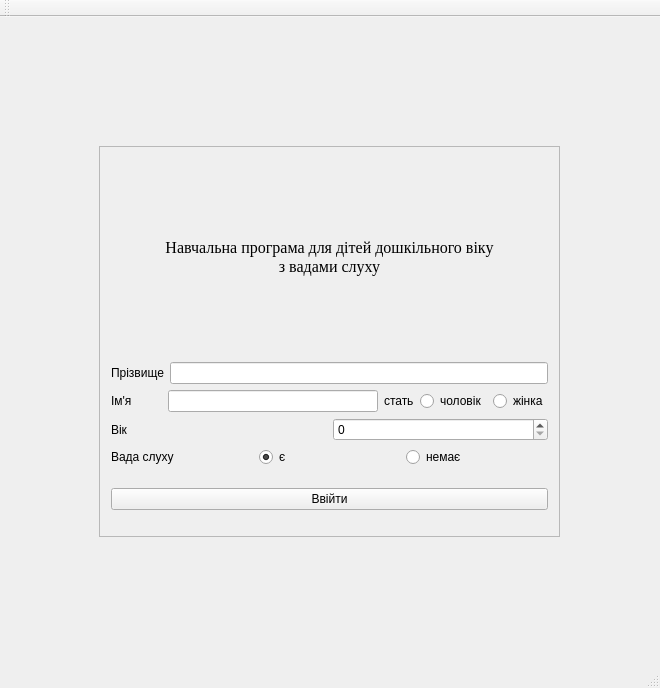
<?xml version="1.0" encoding="UTF-8"?>
<ui version="4.0">
 <class>MainWindow</class>
 <widget class="QMainWindow" name="MainWindow">
  <property name="geometry">
   <rect>
    <x>0</x>
    <y>0</y>
    <width>660</width>
    <height>688</height>
   </rect>
  </property>
  <property name="windowTitle">
   <string>MainWindow</string>
  </property>
  <widget class="QWidget" name="centralWidget">
   <layout class="QGridLayout" name="gridLayout">
    <item row="0" column="0">
     <widget class="QStackedWidget" name="mainWidget">
      <property name="currentIndex">
       <number>1</number>
      </property>
      <widget class="QWidget" name="page">
       <layout class="QGridLayout" name="gridLayout_2">
        <item row="0" column="0">
         <widget class="QLabel" name="menulabel">
          <property name="text">
           <string>&lt;html&gt;&lt;head/&gt;&lt;body&gt;&lt;p align=&quot;center&quot;&gt;&lt;span style=&quot; font-size:14pt;&quot;&gt;Меню&lt;/span&gt;&lt;/p&gt;&lt;/body&gt;&lt;/html&gt;</string>
          </property>
         </widget>
        </item>
        <item row="0" column="1" rowspan="9">
         <widget class="QStackedWidget" name="stackedWidget">
          <property name="autoFillBackground">
           <bool>false</bool>
          </property>
          <property name="styleSheet">
           <string notr="true"/>
          </property>
          <property name="currentIndex">
           <number>2</number>
          </property>
          <widget class="QWidget" name="page_3">
           <layout class="QGridLayout" name="gridLayout_3">
            <item row="0" column="0">
             <widget class="QLabel" name="letter_abc">
              <property name="minimumSize">
               <size>
                <width>0</width>
                <height>550</height>
               </size>
              </property>
              <property name="maximumSize">
               <size>
                <width>16777215</width>
                <height>513</height>
               </size>
              </property>
              <property name="text">
               <string>TextLabel</string>
              </property>
             </widget>
            </item>
            <item row="1" column="0">
             <layout class="QGridLayout" name="gridLayout_6">
              <item row="0" column="0">
               <spacer name="horizontalSpacer">
                <property name="orientation">
                 <enum>Qt::Horizontal</enum>
                </property>
                <property name="sizeHint" stdset="0">
                 <size>
                  <width>318</width>
                  <height>20</height>
                 </size>
                </property>
               </spacer>
              </item>
              <item row="0" column="1">
               <widget class="QPushButton" name="nextabcButton">
                <property name="maximumSize">
                 <size>
                  <width>91</width>
                  <height>23</height>
                 </size>
                </property>
                <property name="text">
                 <string>Далі</string>
                </property>
               </widget>
              </item>
              <item row="0" column="2">
               <widget class="QPushButton" name="exitabcButton">
                <property name="maximumSize">
                 <size>
                  <width>71</width>
                  <height>23</height>
                 </size>
                </property>
                <property name="text">
                 <string>Завершити</string>
                </property>
               </widget>
              </item>
             </layout>
            </item>
           </layout>
          </widget>
          <widget class="QWidget" name="page_4"/>
          <widget class="QWidget" name="page_5">
           <widget class="QLabel" name="label_5">
            <property name="geometry">
             <rect>
              <x>140</x>
              <y>210</y>
              <width>291</width>
              <height>181</height>
             </rect>
            </property>
            <property name="text">
             <string>Дана програма створенна на замовленням Калуської с</string>
            </property>
           </widget>
          </widget>
          <widget class="QWidget" name="page_6">
           <layout class="QGridLayout" name="gridLayout_7">
            <item row="0" column="0">
             <layout class="QVBoxLayout" name="verticalLayout_7">
              <item>
               <layout class="QHBoxLayout" name="horizontalLayout_6">
                <item>
                 <widget class="QLabel" name="anmlPic">
                  <property name="text">
                   <string>TextLabel</string>
                  </property>
                 </widget>
                </item>
                <item>
                 <widget class="QLabel" name="anmlGif">
                  <property name="text">
                   <string>TextLabel</string>
                  </property>
                 </widget>
                </item>
               </layout>
              </item>
              <item>
               <widget class="QLabel" name="anmlWrd">
                <property name="maximumSize">
                 <size>
                  <width>16777215</width>
                  <height>150</height>
                 </size>
                </property>
                <property name="text">
                 <string>TextLabel</string>
                </property>
               </widget>
              </item>
              <item>
               <widget class="QPushButton" name="nextStdAnmlBttn">
                <property name="text">
                 <string>PushButton</string>
                </property>
               </widget>
              </item>
             </layout>
            </item>
           </layout>
          </widget>
         </widget>
        </item>
        <item row="1" column="0">
         <layout class="QVBoxLayout" name="verticalLayout_4">
          <item>
           <widget class="QLabel" name="abclabel">
            <property name="text">
             <string>Розділ 1.Абетка</string>
            </property>
           </widget>
          </item>
          <item>
           <layout class="QVBoxLayout" name="verticalLayout_2">
            <item>
             <widget class="QPushButton" name="abcButton">
              <property name="text">
               <string>Абетка</string>
              </property>
             </widget>
            </item>
            <item>
             <widget class="QPushButton" name="studyButton">
              <property name="text">
               <string>Вивчення</string>
              </property>
             </widget>
            </item>
            <item>
             <widget class="QPushButton" name="testabcButton">
              <property name="text">
               <string>Тест</string>
              </property>
             </widget>
            </item>
           </layout>
          </item>
         </layout>
        </item>
        <item row="2" column="0">
         <widget class="QLabel" name="themelabel">
          <property name="text">
           <string>Розділ 2. Теми</string>
          </property>
         </widget>
        </item>
        <item row="3" column="0">
         <layout class="QVBoxLayout" name="verticalLayout_3">
          <item>
           <widget class="QLabel" name="label_4">
            <property name="text">
             <string>Овочі</string>
            </property>
           </widget>
          </item>
          <item>
           <widget class="QPushButton" name="veg_studyButton">
            <property name="text">
             <string>Вивчити</string>
            </property>
           </widget>
          </item>
          <item>
           <widget class="QPushButton" name="test1vegetableButton">
            <property name="text">
             <string>Тест1. Впиши слово</string>
            </property>
           </widget>
          </item>
          <item>
           <widget class="QPushButton" name="test2vegetableButton">
            <property name="text">
             <string>Тест2. Вибери слово</string>
            </property>
           </widget>
          </item>
         </layout>
        </item>
        <item row="4" column="0">
         <layout class="QVBoxLayout" name="verticalLayout_5">
          <item>
           <widget class="QLabel" name="label_2">
            <property name="text">
             <string>Фрукти</string>
            </property>
           </widget>
          </item>
          <item>
           <widget class="QPushButton" name="fr_studyButton">
            <property name="text">
             <string>Вивчити</string>
            </property>
           </widget>
          </item>
          <item>
           <widget class="QPushButton" name="test1fruitButton">
            <property name="text">
             <string>Тест 1. Впиши слово</string>
            </property>
           </widget>
          </item>
          <item>
           <widget class="QPushButton" name="test2fruitButton">
            <property name="text">
             <string>Тест2. Вибери слово</string>
            </property>
           </widget>
          </item>
         </layout>
        </item>
        <item row="5" column="0">
         <layout class="QVBoxLayout" name="verticalLayout_6">
          <item>
           <widget class="QLabel" name="label_3">
            <property name="text">
             <string>Тварини</string>
            </property>
           </widget>
          </item>
          <item>
           <widget class="QPushButton" name="an_studyButton">
            <property name="text">
             <string>Вивчити</string>
            </property>
           </widget>
          </item>
          <item>
           <widget class="QPushButton" name="test1animalsButton">
            <property name="text">
             <string>Тест1. Впиши слово</string>
            </property>
           </widget>
          </item>
          <item>
           <widget class="QPushButton" name="test2animalsButton">
            <property name="text">
             <string>Тест2. Вибери слово</string>
            </property>
           </widget>
          </item>
         </layout>
        </item>
        <item row="6" column="0">
         <spacer name="verticalSpacer">
          <property name="orientation">
           <enum>Qt::Vertical</enum>
          </property>
          <property name="sizeHint" stdset="0">
           <size>
            <width>20</width>
            <height>141</height>
           </size>
          </property>
         </spacer>
        </item>
        <item row="7" column="0">
         <widget class="QPushButton" name="usr_Bttn">
          <property name="text">
           <string>Кабінет користувача</string>
          </property>
         </widget>
        </item>
        <item row="8" column="0">
         <widget class="QPushButton" name="outputButton">
          <property name="text">
           <string>Вихід</string>
          </property>
         </widget>
        </item>
       </layout>
       <zorder>menulabel</zorder>
       <zorder>stackedWidget</zorder>
       <zorder>outputButton</zorder>
       <zorder>themelabel</zorder>
       <zorder>usr_Bttn</zorder>
       <zorder>verticalSpacer</zorder>
      </widget>
      <widget class="QWidget" name="page_2">
       <layout class="QGridLayout" name="gridLayout_5">
        <item row="0" column="0">
         <widget class="QFrame" name="frame">
          <property name="maximumSize">
           <size>
            <width>461</width>
            <height>391</height>
           </size>
          </property>
          <property name="frameShape">
           <enum>QFrame::StyledPanel</enum>
          </property>
          <property name="frameShadow">
           <enum>QFrame::Raised</enum>
          </property>
          <layout class="QGridLayout" name="gridLayout_4">
           <item row="0" column="0">
            <widget class="QLabel" name="label">
             <property name="maximumSize">
              <size>
               <width>441</width>
               <height>168</height>
              </size>
             </property>
             <property name="font">
              <font>
               <family>Times New Roman</family>
               <pointsize>12</pointsize>
              </font>
             </property>
             <property name="text">
              <string>&lt;!DOCTYPE HTML PUBLIC &quot;-//W3C//DTD HTML 4.0//EN&quot; &quot;http://www.w3.org/TR/REC-html40/strict.dtd&quot;&gt;
&lt;html&gt;&lt;head&gt;&lt;meta name=&quot;qrichtext&quot; content=&quot;1&quot; /&gt;&lt;style type=&quot;text/css&quot;&gt;
p, li { white-space: pre-wrap; }
&lt;/style&gt;&lt;/head&gt;&lt;body style=&quot; font-family:'Times New Roman'; font-size:12pt; font-weight:400; font-style:normal;&quot;&gt;
&lt;p align=&quot;center&quot; style=&quot; margin-top:0px; margin-bottom:0px; margin-left:0px; margin-right:0px; -qt-block-indent:0; text-indent:0px;&quot;&gt;Навчальна програма для дітей дошкільного віку&lt;/p&gt;
&lt;p align=&quot;center&quot; style=&quot; margin-top:0px; margin-bottom:0px; margin-left:0px; margin-right:0px; -qt-block-indent:0; text-indent:0px;&quot;&gt;з вадами слуху&lt;/p&gt;&lt;/body&gt;&lt;/html&gt;</string>
             </property>
            </widget>
           </item>
           <item row="1" column="0">
            <layout class="QVBoxLayout" name="verticalLayout">
             <item>
              <layout class="QHBoxLayout" name="horizontalLayout">
               <item>
                <widget class="QLabel" name="surnamelabel">
                 <property name="text">
                  <string>Прізвище</string>
                 </property>
                </widget>
               </item>
               <item>
                <widget class="QLineEdit" name="surname"/>
               </item>
              </layout>
             </item>
             <item>
              <layout class="QHBoxLayout" name="horizontalLayout_4">
               <item>
                <layout class="QHBoxLayout" name="horizontalLayout_5">
                 <item>
                  <widget class="QLabel" name="userNamelabel">
                   <property name="minimumSize">
                    <size>
                     <width>51</width>
                     <height>16</height>
                    </size>
                   </property>
                   <property name="text">
                    <string>Ім'я</string>
                   </property>
                  </widget>
                 </item>
                 <item>
                  <widget class="QLineEdit" name="userName"/>
                 </item>
                </layout>
               </item>
               <item>
                <widget class="QLabel" name="sexlabel">
                 <property name="text">
                  <string>стать</string>
                 </property>
                </widget>
               </item>
               <item>
                <widget class="QRadioButton" name="Buttonman">
                 <property name="text">
                  <string>чоловік</string>
                 </property>
                 <property name="checked">
                  <bool>true</bool>
                 </property>
                </widget>
               </item>
               <item>
                <widget class="QRadioButton" name="Buttonwoman">
                 <property name="text">
                  <string>жінка</string>
                 </property>
                </widget>
               </item>
              </layout>
             </item>
             <item>
              <layout class="QHBoxLayout" name="horizontalLayout_2">
               <item>
                <widget class="QLabel" name="agelabel">
                 <property name="text">
                  <string>Вік</string>
                 </property>
                </widget>
               </item>
               <item>
                <widget class="QSpinBox" name="age"/>
               </item>
              </layout>
             </item>
             <item>
              <layout class="QHBoxLayout" name="horizontalLayout_3">
               <item>
                <widget class="QLabel" name="defectlabel">
                 <property name="text">
                  <string>Вада слуху</string>
                 </property>
                </widget>
               </item>
               <item>
                <widget class="QRadioButton" name="Buttonyes">
                 <property name="text">
                  <string>є</string>
                 </property>
                 <property name="checked">
                  <bool>true</bool>
                 </property>
                </widget>
               </item>
               <item>
                <widget class="QRadioButton" name="buttonno">
                 <property name="text">
                  <string>немає</string>
                 </property>
                </widget>
               </item>
              </layout>
             </item>
            </layout>
           </item>
           <item row="2" column="0">
            <widget class="QPushButton" name="inputButton">
             <property name="text">
              <string>Ввійти</string>
             </property>
            </widget>
           </item>
          </layout>
         </widget>
        </item>
       </layout>
      </widget>
     </widget>
    </item>
   </layout>
  </widget>
  <widget class="QMenuBar" name="menuBar">
   <property name="geometry">
    <rect>
     <x>0</x>
     <y>0</y>
     <width>660</width>
     <height>21</height>
    </rect>
   </property>
  </widget>
  <widget class="QToolBar" name="mainToolBar">
   <attribute name="toolBarArea">
    <enum>TopToolBarArea</enum>
   </attribute>
   <attribute name="toolBarBreak">
    <bool>false</bool>
   </attribute>
  </widget>
  <widget class="QStatusBar" name="statusBar"/>
 </widget>
 <layoutdefault spacing="6" margin="11"/>
 <resources/>
 <connections/>
 <buttongroups>
  <buttongroup name="buttonGroup_2"/>
  <buttongroup name="buttonGroup"/>
 </buttongroups>
</ui>
